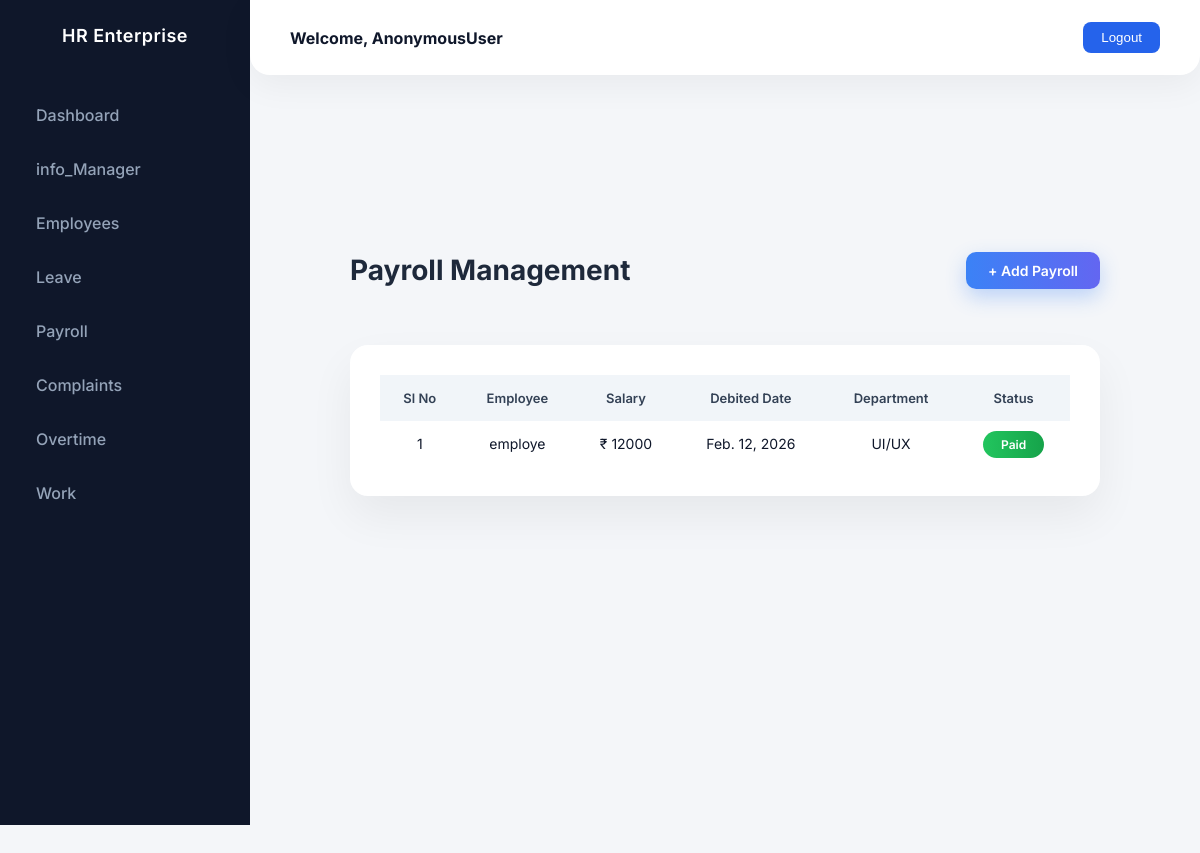
Page /salary_view on the committed database.
### Hr_cloud_app/models.py (models this page shows)
class Payroll(models.Model):
    payroll_details= models.ForeignKey("Employee", on_delete=models.CASCADE)
    salary = models.IntegerField()
    date = models.DateField()
    department = (
        ("UI/UX", "Ui/Ux"),
        ("DATA SCIENCE", "data science"),
        ("PYTHON DEVELOPING", "python_developing"),
        ("FLUTTER", "flutter"),
        ("DATA ANALATICS", "data analytics"),
        ("REACT", "react"),
        ("FRONT END DEVELOPING", "front end development"),
        ("BACK END DEVELOPING", "back end development"),
        ("DEVOPS", "devops"),
        ("CLOUD", "cloud"),
    )
    department = models.CharField(max_length=100,
                                  choices=department,
                                  default="UI/UX")

class Employee(models.Model):
    employee_details =  models.OneToOneField("Login",on_delete=models.DO_NOTHING)
    name = models.CharField(max_length=100)
    email = models.EmailField()
    phone = models.IntegerField()
    department = models.CharField(max_length=100)
    account = models.CharField(max_length=100)
    address = models.TextField()
    document = models.FileField(upload_to='documents/')
    def __str__(self):
        return self.name

### Hr_cloud_app/hrviews.py (the view)
# urls.py: path('salary_view',hrviews.salary_view,name='salary_view'),
def salary_view(request):
    data=Payroll.objects.all()
    return render(request,'hr/salary_view.html',{'data':data})

### templates/hr/salary_view.html (shortened to what this page needs)
{% extends "hr/dashhr.html" %}
{% load crispy_forms_tags %}
{% block content %}
<div class="payroll-wrapper">
    <div class="page-header">
        <h2 class="page-title">Payroll Management</h2>
        <a href="{% url 'salary_add' %}" class="btn-add">
            + Add Payroll
        </a>
    </div>
    <div class="table-card">
        <div class="table-responsive">
            <table class="table align-middle">
                <thead>
                    <tr>
                        <th>Sl No</th>
                        <th>Employee</th>
                        <th>Salary</th>
                        <th>Debited Date</th>
                        <th>Department</th>
                        <th>Status</th>
                    </tr>
                </thead>
                <tbody>
                    {% for i in data %}
                        <tr>
                            <td>{{ forloop.counter }}</td>
                            <td class="fw-semibold">{{ i.payroll_details }}</td>
                            <td>₹ {{ i.salary }}</td>
                            <td>{{ i.date }}</td>
                            <td>{{ i.department }}</td>
                            <td>
                                    <span class="badge-paid">Paid</span>
                        </tr>
                    {% empty %}
                        <tr>
                            <td colspan="7" class="empty-row">
                                No payroll records found
                            </td>
                        </tr>
                    {% endfor %}
                </tbody>
            </table>
        </div>
    </div>
</div>
{% endblock %}

### templates/hr/dashhr.html (style rules this page uses)
:root { --primary: #2563eb; --gradient: linear-gradient(180deg, #3b82f6, #6366f1); --sidebar-bg: #0f172a; --sidebar-hover: rgba(255,255,255,0.06); --text-light: #94a3b8; --bg-main: #f1f5f9; }
body { margin: 0; font-family: 'Inter', sans-serif; background: var(--bg-main); color: #0f172a; overflow-x: hidden; }

### templates/hr/salary_view.html (style rules this page uses)
body { font-family: 'Inter', sans-serif; background-color: #f4f6f9; color: #0f172a; }
.payroll-wrapper { padding: 110px 50px 40px 50px; min-height: 100vh; animation: fadeInPage 0.4s ease forwards; }
.page-header { display: flex; justify-content: space-between; align-items: center; margin-bottom: 35px; }
.page-title { font-size: 28px; font-weight: 700; color: #1e293b; }
.btn-add { background: linear-gradient(90deg, #3b82f6, #6366f1); color: #fff; border-radius: 10px; padding: 10px 22px; font-size: 14px; font-weight: 600; text-decoration: none; box-shadow: 0 8px 20px rgba(59,130,246,0.3); transition: 0.3s ease; }
.table-card { background: #ffffff; border-radius: 18px; box-shadow: 0 20px 45px rgba(0,0,0,0.06); padding: 30px; transition: 0.3s ease; }
.table { width: 100%; border-collapse: separate; border-spacing: 0; }
.table thead th { background: #f1f5f9; font-weight: 600; font-size: 13px; padding: 15px; text-align: center; color: #334155; }
.table tbody td { padding: 14px; font-size: 14px; text-align: center; }
.table tbody tr { transition: 0.25s ease; }
.badge-paid { background: linear-gradient(90deg,#22c55e,#16a34a); color: #fff; padding: 6px 18px; border-radius: 20px; font-size: 12px; font-weight: 600; }

### rows in the picture
Payroll: payroll_details "employe", salary "12000", date "Feb. 12, 2026", department "UI/UX"

### other values in the picture
{{ request.user }} "AnonymousUser"
